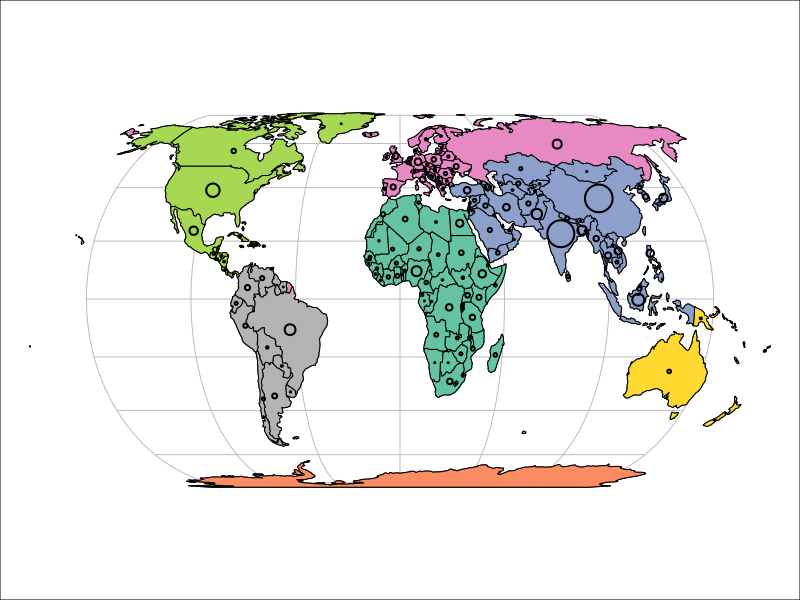

This figure's R source:
library(sf)
library(spData)
world_proj = st_transform(world, "+proj=eck4")
world_centroids_largest = st_centroid(world_proj, of_largest_polygon = TRUE)
par(mar = c(0, 0, 0, 0))
plot(st_geometry(world_proj), graticule = TRUE, reset = FALSE)
plot(world_proj["continent"], add = TRUE)
cex = sqrt(world$pop) / 10000
plot(st_geometry(world_centroids_largest), add = TRUE, cex = cex, lwd = 2)
